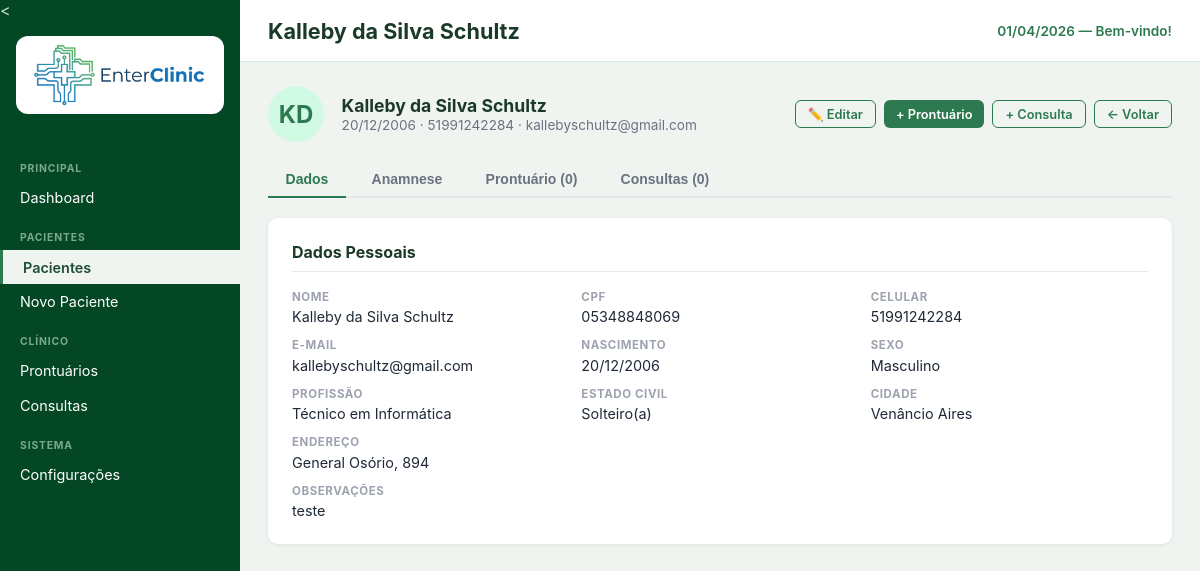
Page /paciente_ver.php?id=12 on the committed database.
### tables this page shows
CREATE TABLE `pacientes` (
  `id` int(11) NOT NULL,
  `nome` varchar(255) NOT NULL,
  `data_nascimento` date DEFAULT NULL,
  `cpf` varchar(20) DEFAULT NULL,
  `rg` varchar(20) DEFAULT NULL,
  `telefone` varchar(20) DEFAULT NULL,
  `celular` varchar(20) DEFAULT NULL,
  `email` varchar(255) DEFAULT NULL,
  `endereco` varchar(255) DEFAULT NULL,
  `cidade` varchar(100) DEFAULT NULL,
  `estado` varchar(50) DEFAULT NULL,
  `cep` varchar(10) DEFAULT NULL,
  `profissao` varchar(100) DEFAULT NULL,
  `estado_civil` varchar(50) DEFAULT NULL,
  `sexo` varchar(20) DEFAULT NULL,
  `foto_path` varchar(255) DEFAULT NULL,
  `observacoes` text DEFAULT NULL,
  `ativo` tinyint(1) NOT NULL DEFAULT 1,
  `created_at` timestamp NOT NULL DEFAULT current_timestamp(),
  `updated_at` timestamp NOT NULL DEFAULT current_timestamp() ON UPDATE current_timestamp()
);

### config.php (called while the page is built, shortened)
<?php
function sanitize(string $s): string {
    return htmlspecialchars(trim($s), ENT_QUOTES, 'UTF-8');
}

### paciente_ver.php (the view, shortened to what this page needs)
<?php
require 'config.php';
$db = db();
$id = (int)($_GET['id'] ?? 0);
$stmt = $db->prepare("SELECT * FROM pacientes WHERE id = ?");
$stmt->execute([$id]);
$paciente = $stmt->fetch();
$stmtP = $db->prepare("SELECT * FROM prontuario WHERE paciente_id = ? ORDER BY data_atendimento DESC, id DESC");
$stmtP->execute([$id]);
$prontuarios = $stmtP->fetchAll();
$stmtC = $db->prepare("SELECT * FROM consultas WHERE paciente_id = ? ORDER BY data_hora DESC LIMIT 10");
$stmtC->execute([$id]);
$consultas = $stmtC->fetchAll();
$pageTitle  = sanitize($paciente['nome']);
$activePage = 'pacientes';
$initials = '';
foreach (explode(' ', $paciente['nome']) as $w) {
    $initials .= mb_strtoupper(mb_substr($w,0,1));
    if(strlen($initials)>=2) break;
}
include 'includes/header.php';
?>
<div class="page-bar">
    <div class="patient-header" style="margin-bottom:0;">
        <div class="patient-avatar"><?= sanitize($initials) ?></div>
        <div class="patient-info">
            <strong><?= sanitize($paciente['nome']) ?></strong>
            <span>
                <?php if ($paciente['data_nascimento']): ?>
                <?= date('d/m/Y', strtotime($paciente['data_nascimento'])) ?> ·
                <?php endif; ?>
                <?= sanitize($paciente['celular'] ?? '') ?>
                <?php if ($paciente['email']): ?> · <?= sanitize($paciente['email']) ?><?php endif; ?>
            </span>
        </div>
    </div>
    <div style="display:flex;gap:.5rem;">
        <a href="paciente_novo.php?id=<?= $id ?>" class="btn btn-outline btn-sm">✏️ Editar</a>
        <a href="prontuario_novo.php?paciente_id=<?= $id ?>" class="btn btn-primary btn-sm">+ Prontuário</a>
        <a href="consulta_nova.php?paciente_id=<?= $id ?>" class="btn btn-outline btn-sm">+ Consulta</a>
        <a href="pacientes.php" class="btn btn-outline btn-sm">← Voltar</a>
    </div>
</div>
<div style="margin-top:1.25rem;">
    <div class="tabs">
        <button class="tab-btn active" data-tab="tab-dados">Dados</button>
        <button class="tab-btn" data-tab="tab-anamnese">Anamnese</button>
        <button class="tab-btn" data-tab="tab-prontuario">Prontuário (<?= count($prontuarios) ?>)</button>
        <button class="tab-btn" data-tab="tab-consultas">Consultas (<?= count($consultas) ?>)</button>
    </div>
    <div id="tab-dados" class="tab-pane active">
        <div class="card">
            <h2>Dados Pessoais</h2>
            <div class="info-grid">
                <div class="info-item"><label>Nome</label><span><?= sanitize($paciente['nome']) ?></span></div>
                <div class="info-item"><label>CPF</label><span><?= sanitize($paciente['cpf'] ?? '—') ?></span></div>
                <div class="info-item"><label>Celular</label><span><?= sanitize($paciente['celular'] ?? '—') ?></span></div>
                <div class="info-item"><label>E-mail</label><span><?= sanitize($paciente['email'] ?? '—') ?></span></div>
                <div class="info-item"><label>Nascimento</label><span><?= $paciente['data_nascimento'] ? date('d/m/Y', strtotime($paciente['data_nascimento'])) : '—' ?></span></div>
                <div class="info-item"><label>Sexo</label><span><?= ['M'=>'Masculino','F'=>'Feminino','O'=>'Outro'][$paciente['sexo']] ?? '—' ?></span></div>
                <div class="info-item"><label>Profissão</label><span><?= sanitize($paciente['profissao'] ?? '—') ?></span></div>
                <div class="info-item"><label>Estado Civil</label><span><?= sanitize($paciente['estado_civil'] ?? '—') ?></span></div>
                <div class="info-item"><label>Cidade</label><span><?= sanitize($paciente['cidade'] ?? '—') ?></span></div>
                <div class="info-item" style="grid-column:span 3"><label>Endereço</label><span><?= sanitize($paciente['endereco'] ?? '—') ?></span></div>
                <?php if ($paciente['observacoes']): ?>
                <div class="info-item" style="grid-column:span 3"><label>Observações</label><span><?= sanitize($paciente['observacoes']) ?></span></div>
                <?php endif; ?>
            </div>
        </div>
    </div>
</div>
<?php include 'includes/footer.php'; ?>

### includes/header.php (shortened to what this page needs)
<!DOCTYPE html>
<html lang="pt-BR">
<head>
<link rel="stylesheet" href="<?= $root ?? '' ?>assets/css/style.css">
</head>
<body>
<aside class="sidebar">
    <<div class="sidebar-logo">
    <img src="<?= $root ?? '' ?>assets/img/logo.png" alt="EnterClinic" class="logo-img">
</div>
    <nav class="sidebar-nav">
        <p class="nav-section">PRINCIPAL</p>
        <a href="<?= $root ?? '' ?>index.php" class="<?= ($activePage ?? '') === 'dashboard' ? 'active' : '' ?>">Dashboard</a>
        <p class="nav-section">PACIENTES</p>
        <a href="<?= $root ?? '' ?>pacientes.php" class="<?= ($activePage ?? '') === 'pacientes' ? 'active' : '' ?>">Pacientes</a>
        <a href="<?= $root ?? '' ?>paciente_novo.php" class="<?= ($activePage ?? '') === 'paciente_novo' ? 'active' : '' ?>">Novo Paciente</a>
        <p class="nav-section">CLÍNICO</p>
        <a href="<?= $root ?? '' ?>prontuarios.php" class="<?= ($activePage ?? '') === 'prontuarios' ? 'active' : '' ?>">Prontuários</a>
        <a href="<?= $root ?? '' ?>consultas.php" class="<?= ($activePage ?? '') === 'consultas' ? 'active' : '' ?>">Consultas</a>
        <p class="nav-section">SISTEMA</p>
        <a href="<?= $root ?? '' ?>configuracoes.php" class="<?= ($activePage ?? '') === 'configuracoes' ? 'active' : '' ?>">Configurações</a>
    </nav>
</aside>
<main class="main">
    <header class="topbar">
        <h1 class="page-title"><?= $pageTitle ?? 'Dashboard' ?></h1>
        <span class="topbar-date"><?= date('d/m/Y') ?> — Bem-vindo!</span>
    </header>
    <div class="content">

### assets/css/style.css (style rules this page uses)
*, *::before, *::after { box-sizing: border-box; margin: 0; padding: 0; }
body { font-family: -apple-system, BlinkMacSystemFont, 'Segoe UI', Roboto, sans-serif; background: #f0f4f1; color: #222; display: flex; min-height: 100vh; }
.sidebar { width: 240px; min-height: 100vh; background: #034724; color: #c8dfd0; flex-shrink: 0; display: flex; flex-direction: column; }
.sidebar-logo { display: flex; justify-content: center; align-items: center; padding: 1rem; background: transparent; }
.sidebar-logo img { background: #ffffff; padding: .5rem .75rem; border-radius: 12px; max-height: 80px; max-width: 100%; object-fit: contain; }
.sidebar-nav { padding: 1rem 0; flex: 1; }
.nav-section { font-size: .65rem; font-weight: 700; letter-spacing: .08em; color: #7aaa8a; padding: 1rem 1.25rem .35rem; }
.sidebar-nav a { display: block; padding: .55rem 1.25rem; color: #ffffff; text-decoration: none; font-size: .9rem; border-radius: 0; transition: background .15s, color .15s; }
.sidebar-nav a.active { background: #f0f4f1; color: #1e4d35; font-weight: 600; border-left: 3px solid #2d7a50; }
.main { flex: 1; display: flex; flex-direction: column; min-width: 0; }
.topbar { display: flex; align-items: center; justify-content: space-between; padding: 1.1rem 1.75rem; background: #fff; border-bottom: 1px solid #dde8e0; }
.topbar .page-title { font-size: 1.35rem; font-weight: 700; color: #1a3a28; }
.topbar-date { font-size: .85rem; color: #2d7a50; font-weight: 600; }
.content { padding: 1.5rem 1.75rem; flex: 1; }
.btn { display: inline-flex; align-items: center; gap: .4rem; padding: .5rem 1rem; border-radius: 6px; font-size: .875rem; font-weight: 600; cursor: pointer; text-decoration: none; border: none; transition: opacity .15s, background .15s; }
.btn-primary { background: #2d7a50; color: #fff; }
.btn-outline { background: transparent; color: #2d7a50; border: 1.5px solid #2d7a50; }
.btn-sm { padding: .35rem .75rem; font-size: .8rem; }
.card { background: #fff; border-radius: 10px; padding: 1.5rem; box-shadow: 0 1px 4px rgba(0,0,0,.07); margin-bottom: 1.25rem; }
.card h2 { font-size: 1rem; font-weight: 700; color: #1a3a28; margin-bottom: 1.1rem; padding-bottom: .6rem; border-bottom: 1px solid #e5e7eb; }
.page-bar { display: flex; align-items: center; justify-content: space-between; margin-bottom: 1.25rem; }
.patient-header { display: flex; align-items: center; gap: 1.1rem; margin-bottom: 1.5rem; }
.patient-avatar { width: 56px; height: 56px; border-radius: 50%; background: #d1fae5; display: flex; align-items: center; justify-content: center; font-size: 1.5rem; color: #2d7a50; font-weight: 700; flex-shrink: 0; }
.patient-info strong { font-size: 1.1rem; color: #1a3a28; }
.patient-info span { display: block; font-size: .85rem; color: #6b7280; margin-top: .1rem; }
.tabs { display: flex; gap: .5rem; border-bottom: 2px solid #e5e7eb; margin-bottom: 1.25rem; }
.tab-btn { padding: .55rem 1.1rem; background: none; border: none; font-size: .875rem; font-weight: 600; color: #6b7280; cursor: pointer; border-bottom: 2px solid transparent; margin-bottom: -2px; transition: color .15s, border-color .15s; }
.tab-btn.active { color: #2d7a50; border-color: #2d7a50; }
.tab-pane { display: none; }
.tab-pane.active { display: block; }
.info-grid { display: grid; grid-template-columns: repeat(3, 1fr); gap: .75rem; }
.info-item label { display: block; font-size: .72rem; font-weight: 700; color: #9ca3af; text-transform: uppercase; letter-spacing: .05em; margin-bottom: .15rem; }
.info-item span { font-size: .9rem; color: #1f2937; }
.logo-img { width: 100%; max-width: 180px; height: auto; display: block; }

### rows in the picture
pacientes: nome "Kalleby da Silva Schultz", data_nascimento "20/12/2006", celular "51991242284", email "kallebyschultz@gmail.com", cpf "05348848069", sexo "Masculino", profissao "Técnico em Informática", estado_civil "Solteiro(a)", cidade "Venâncio Aires", endereco "General Osório, 894", observacoes "teste"

### other values in the picture
$initials "KD"
count($prontuarios) "0"
count($consultas) "0"
